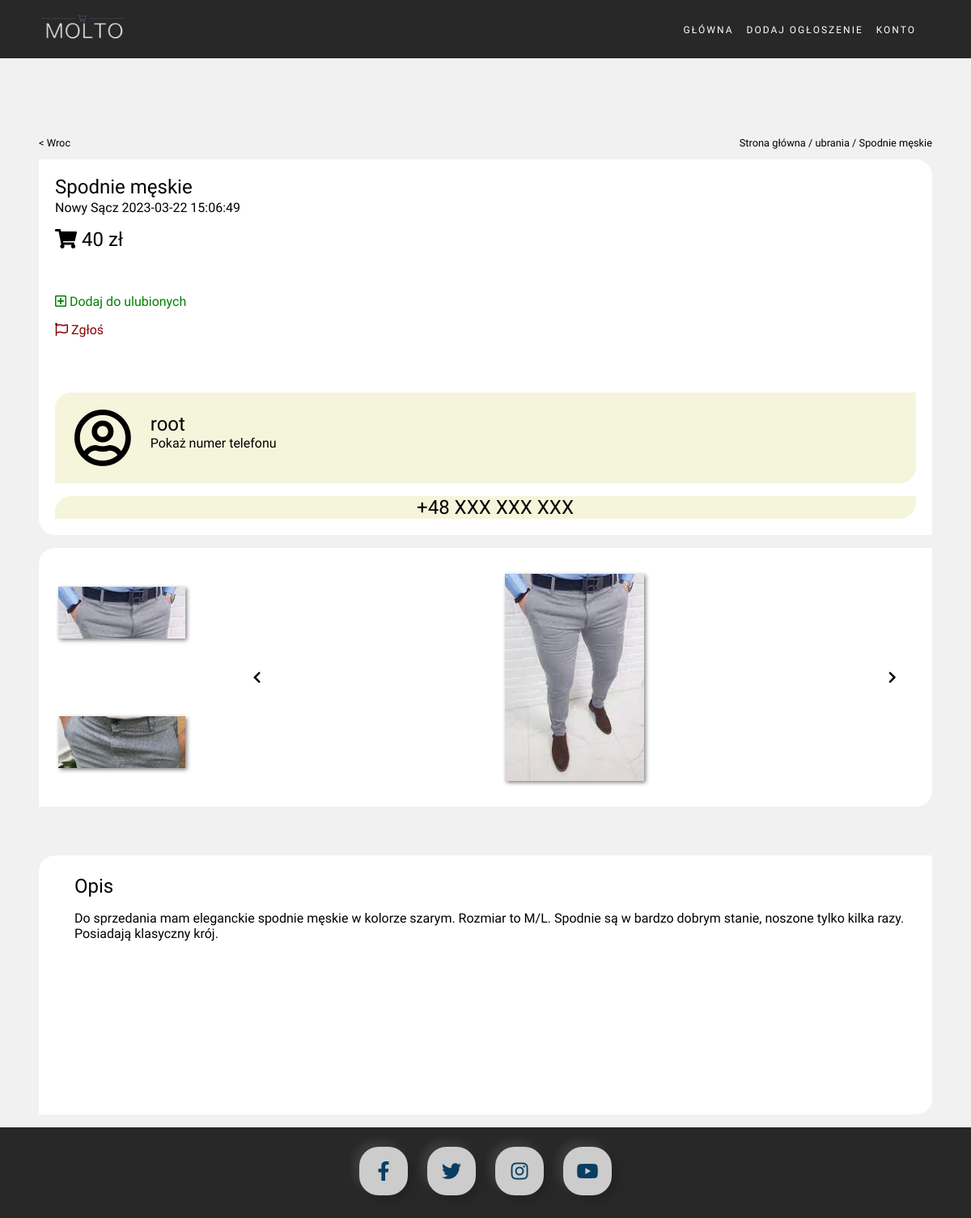
/ann.php?id=7, run on the app's committed database.
### tables this page shows
CREATE TABLE `announcement` (
  `id` int(11) NOT NULL,
  `category` enum('motoryzacja','elektronika','ubrania','dom','nieruchomosci','rozrywka') NOT NULL,
  `title` tinytext NOT NULL,
  `description` text NOT NULL,
  `value` float NOT NULL,
  `img_link` text NOT NULL,
  `contact` text NOT NULL,
  `location` tinytext NOT NULL,
  `date` datetime NOT NULL,
  `user_owner` int(11) NOT NULL,
  `img_id` int(11) NOT NULL
);

CREATE TABLE `user` (
  `id` int(11) NOT NULL,
  `username` text NOT NULL,
  `password` text NOT NULL,
  `email` text NOT NULL,
  `phone_number` tinytext NOT NULL,
  `favorites` tinytext NOT NULL
);

CREATE TABLE `imgdata` (
  `id` int(11) NOT NULL,
  `first_img_link` text NOT NULL,
  `second_img_link` text NOT NULL,
  `third_img_link` text NOT NULL
);

### announcement.php (called while the page is built, shortened)
<?php
class Announcement{
    function __construct($id, $category, $title, $description, $value, $img_link, $contact, $location, $date, $user_owner, $img_id) {
        $this->id = $id;
        $this->title = $title;
        $this->category = $category;
        $this->description = $description;
        $this->value = $value;
        $this->img_link = $img_link;
        $this->location = $location;
        $this->date = $date;
      }
    public static function getById(int $id){
        $conn = DatabaseConnect::connect();
        $cmd = mysqli_prepare($conn, "SELECT * FROM announcement WHERE id=?");
        mysqli_stmt_bind_param($cmd, "i", $id);
        mysqli_stmt_execute($cmd);
        $getResult = mysqli_stmt_get_result($cmd);
        $row = mysqli_fetch_row($getResult);
        if(isset($row)){
            return new Announcement($row[0],$row[1],$row[2],$row[3],$row[4],$row[5],$row[6],$row[7],$row[8],$row[9],$row[10]);
        }else{
            return 0;
        }
    }
    public static function getUserById(int $id){
        $conn = DatabaseConnect::connect();
        $cmd = mysqli_prepare($conn, "SELECT username FROM user WHERE id=?");
        mysqli_stmt_bind_param($cmd, "i", $id);
        mysqli_stmt_execute($cmd);
        $getResult = mysqli_stmt_get_result($cmd);
        $row = mysqli_fetch_row($getResult);
        if(isset($row)){
            return $row[0];
        }else{
            throw new Exception("Cannot find announcement", 1);
        }
    }
    public static function getImgById(int $id){
        $conn = DatabaseConnect::connect();
        $cmd = mysqli_prepare($conn, "SELECT first_img_link,second_img_link,third_img_link FROM imgdata WHERE id=?");
        mysqli_stmt_bind_param($cmd, "i", $id);
        mysqli_stmt_execute($cmd);
        $getResult = mysqli_stmt_get_result($cmd);
        $row = mysqli_fetch_row($getResult);
        if(isset($row)){
            return $row;
        }else{
            throw new Exception("Cannot find announcement", 1);
        }
    }
}
?>

### ann.php (the view, shortened to what this page needs)
<!DOCTYPE html>
<html lang="pl">
<head>
    <link rel="stylesheet" href="style/main.css">
    <link rel="stylesheet" href="style/annstyle.css" MEDIA="(min-width: 1250px)">
    <link rel="stylesheet" href="style/annstylephone.css" MEDIA="(max-width: 1249px)">
    <link rel="stylesheet" href="https://cdnjs.cloudflare.com/ajax/libs/font-awesome/5.13.0/css/all.min.css">
</head>
<body>
<?php
        include_once("page.php");
        Page::generateHeader();
    ?>
    <main>
<?php
include_once("announcement.php");
if (session_status() === PHP_SESSION_NONE) {
    if(isset($_SESSION['logged']) && $_SESSION['logged'] == TRUE){
        $userId = User::userId($_SESSION['username']);
    }else{
        $userId = NULL;
    }
}
if(!isset($_GET["id"]) || !is_numeric($_GET["id"]) || $_GET["id"] <= 0){
    show_error("Nie można znaleźć ogłoszenia");
}else{
    try {
        $announcement = Announcement::getById($_GET["id"]);
        echo '<div class="annNavBack">
                <p><a href="index.php">&lt; Wroc</a></p>
                    <p><a href="index.php">Strona główna</a> / <a href="category.php?category='.$announcement->category.'">'.$announcement->category.'</a> / '.htmlspecialchars($announcement->title).'</p>
                </div>
            <div class="middleContent">
            <div class="leftBlock">
                <div class="annInfo">
                    <h2>'.htmlspecialchars($announcement->title).'</h2>
                    <p>'.htmlspecialchars($announcement->location)." ".$announcement->date.'</p>
                    <h2><i class="fas fa-shopping-cart"></i> '.$announcement->value.' zł</h2>
                </div>
                <div class="annButtons">
                    <p><a href="action.php?id_favorite='.$announcement->id.'&id_user='.$userId.'"><i class="far fa-plus-square"></i> Dodaj do ulubionych</a></p>
                    <p><a href="action.php?id='.$announcement->id.'"><i class="far fa-flag"></i> Zgłoś</a></p>
                </div>
            <div class="annContact">
                <div class="userProfil">
                    <h2><i class="far fa-user-circle"></i></h2><div><h2>'.Announcement::getUserById($announcement->user_owner).'</h2><p style="cursor: pointer" onclick="show_phone_number()">Pokaż numer telefonu</p></div>
                </div>
                <div class="phone">
                    <div><h2 id="phone_number">+48 XXX XXX XXX</h2></div>
                </div>
                </div>
            </div>
            <div class="rightBlock">
            <div class="imgColumn">';
        for ($i=0; $i < 3; $i++) {
            if(Announcement::getImgById($announcement->img_id)[$i] != "NULL"){
                echo '<img src="ann_img/'.Announcement::getImgById($announcement->img_id)[$i].'" alt="Announcement image">';
            }
        }?>
        <?php
        echo '</div>
                <div class="mainImg">
                <i class="fas fa-chevron-left" onclick="previous_img()"></i>
                <img src="ann_img/'.$announcement->img_link.'" id="main_img" alt="Announcement image">
                <i class="fas fa-chevron-right" onclick="next_img()"></i>
                </div>
            </div>
        </div>';
    } catch (Exception $e) {
       show_error("Wystąpił błąd podczas ładowania ogłoszenia");
    }
}
?>
</main>
<section>
    <div id="description">
        <h2>Opis</h2>
        <p> <?php echo htmlspecialchars("$announcement->description") ?></p>
    </div>
</section>
<?php
Page::generateFooter();
?>
</body>
</html>

### page.php
<?php
class Page{
    public static function generateHeader(){
        echo '<link rel="stylesheet" href="style/page.css">';
        echo '<nav>
        <div class="logo">
            <a href="index.php">
                <img src="style/LOGO.png" alt="logo" width="160" >
            </a>
        </div>
        <div class="navigation">
            <ul>
                <li><a href="index.php">Główna</a></li>
                <li><a href="dashboard.php">Dodaj ogłoszenie</a></li>
                <li><a href="dashboard.php">Konto</a></li>
            </ul>
        </div>
    </nav>';
    }
    public static function generateFooter(){
        echo '<footer>
            <div class="socials">
                <a href="https://facebook.com"><i class="fab fa-facebook-f"></i></a>
                <a href="https://twitter.com"><i class="fab fa-twitter"></i></a>
                <a href="https://www.instagram.com"><i class="fab fa-instagram"></i></a>
                <a href="https://www.youtube.com"><i class="fab fa-youtube"></i></a>
            </div>
        </footer>';
    }
}
?>

### style/main.css (style rules this page uses)
body { background-color: #f1f1f1; margin: 0; }
main { background-color: #f1f1f1; margin-bottom: 5%; }

### style/annstyle.css (style rules this page uses)
main { padding: 4vh 4vw 0vh 4vw; }
section { padding: 0vh 4vw 2vh 4vw; }
p { font-family: "Prompt", sans-serif; font-weight: 100; margin-top: 0.1em; }
h2 { font-family: "Prompt", sans-serif; font-weight: 400; }
a { text-decoration: none; color: inherit; }
.annNavBack { margin-top: 8vh; min-width: 400px; width: 26vw; display: flex; justify-content: space-between; font-family: "Prompt", sans-serif; font-weight: 100; }
.annNavBack a { text-decoration: none; color: black; }
.annButtons { padding: 0px 20px 0px 20px; }
.annButtons p:nth-child(1) { color: green; cursor: pointer; width: 45%; }
.annButtons p:nth-child(2) { color: darkred; cursor: pointer; width: 25%; }
.middleContent { display: flex; justify-content: space-between; height: 75vh; }
.leftBlock { display: flex; flex-direction: column; justify-content: space-between; border-radius: 0px 20px 0px 20px; background-color: white; height: 90%; width: 40%; }
.leftBlock .annInfo { padding: 0px 20px 0px 20px; }
.leftBlock .annInfo h2 { font-family: "Prompt", sans-serif; font-weight: 400; margin-bottom: 0; }
.leftBlock .annInfo p { font-family: "Prompt", sans-serif; font-weight: 100; margin-top: 0.1em; }
.leftBlock .annContact { margin: 0px 20px 20px 20px; }
.leftBlock .annContact .userProfil { border-radius: 20px 0px 20px 0px; background-color: beige; display: flex; justify-content: left; align-items: center; height: 14vh; }
.leftBlock .annContact .phone { border-radius: 20px 0px 20px 0px; background-color: beige; margin-top: 2vh; display: flex; justify-content: center; }
.leftBlock .annContact .userProfil div { display: flex; flex-direction: column; justify-content: center; }
.leftBlock .annContact .userProfil p { margin-left: 2vw; margin-top: 0px; }
.leftBlock .annContact h2 { margin-top: 0; margin-left: 2vw; font-family: "Prompt", sans-serif; font-weight: 400; margin-bottom: 0; }
.leftBlock .annContact .userProfil i { font-size: 4em; }
.rightBlock { display: flex; justify-content: space-around; border-radius: 20px 0px 20px 0px; margin-left: 2vw; background-color: white; height: 90%; width: 80%; }
.rightBlock .imgColumn { display: flex; margin-left: 2vw; flex-direction: column; justify-content: space-around; max-height: 100%; width: 20%; }
.rightBlock .imgColumn img { object-fit: cover; object-position: 100% 0; width: 80%; box-shadow: 2px 2px 5px gray; }
.mainImg { width: 90%; display: flex; justify-content: space-around; align-items: center; }
.mainImg img { margin: auto; object-fit: cover; object-position: 0 0; max-height: 80%; max-width: 80%; box-shadow: 2px 2px 5px gray; }
.mainImg i { cursor: pointer; margin: 5%; }
#description { padding: 0px 20px 0px 20px; background-color: white; height: 40vh; border-radius: 20px 0px 20px 0px; }
#description h2 { padding-top: 1em; margin-top: 0; margin-left: 2vw; font-family: "Prompt", sans-serif; font-weight: 400; margin-bottom: 0; }
#description p { margin-left: 2vw; font-family: "Prompt", sans-serif; font-weight: 100; margin-top: 1em; }

### style/page.css (style rules this page uses)
footer { margin-top: auto; bottom: 0; padding: 0; background-color: #282828; display: flex; align-items: center; justify-content: center; min-height: 14vh; }
.socials a { margin: 0 10px; width: 5vw; height: calc(3vw + 3vh); background-color: #ccc; display: inline-block; border-radius: 24px; box-shadow: 6px 6px 12px rgba(0,0,0,.15), -6px -6px 12px rgba(255,255,255,.1); overflow: hidden; font-size: calc(1.2vw + 1.2vh); transition: .3s linear; position: relative; }
nav { display: flex; justify-content: flex-end; justify-content: space-between; background-color: #282828; overflow: hidden; top: 0; width: 100%; height: 9vh; z-index: 1; }
nav .logo { display: flex; align-items: center; margin-left: 4%; }
nav .logo img { width: 30vw; height: 5.2vw; min-height: 60px; min-width: 100px; max-width: 30%; }
.navigation { margin-right: 5%; margin-top: auto; margin-bottom: auto; }
.navigation ul { list-style-type: none; display: flex; justify-content: space-around; justify-content: flex-start; }
.navigation ul a { font-size: 1vw; text-decoration: none; color: white; text-transform: uppercase; }
.navigation ul li a { padding: 1vh; font-weight: 1000; letter-spacing: 2px; font-family: "Raleway", sans-serif; font-weight: 500; }

### data on the page
announcement: category "ubrania", title "Spodnie męskie", location "Nowy Sącz", date "2023-03-22 15:06:49", value "40", user_owner.username "root", img.first_img_link (picture), img.second_img_link (picture), img_link (picture), description "Do sprzedania mam eleganckie spodnie męskie w kolorze szarym. Rozmiar to M/L. Spodnie są w bardzo dobrym stanie, noszone tylko kilka razy. Posiadają klasyczny krój."
